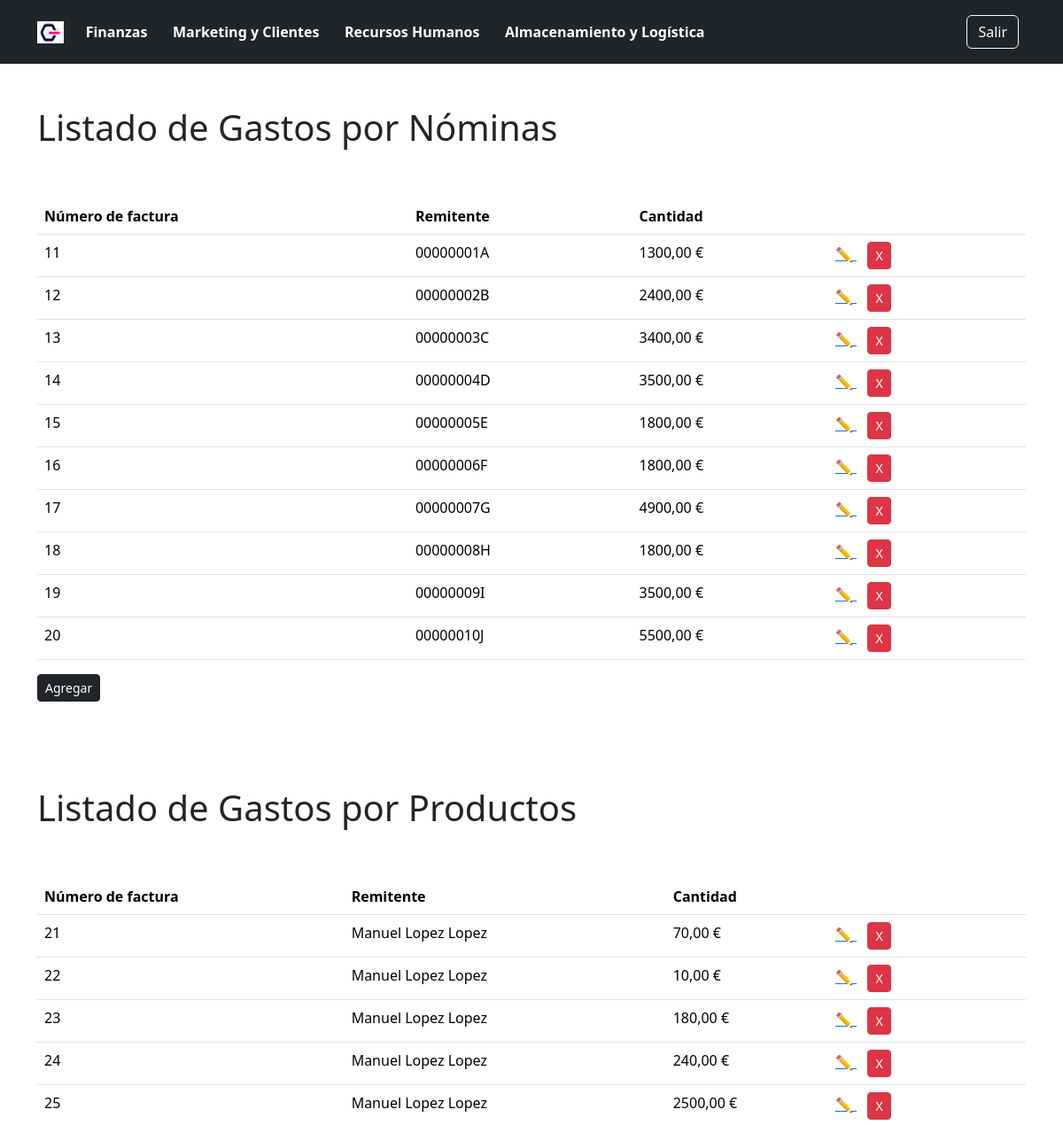
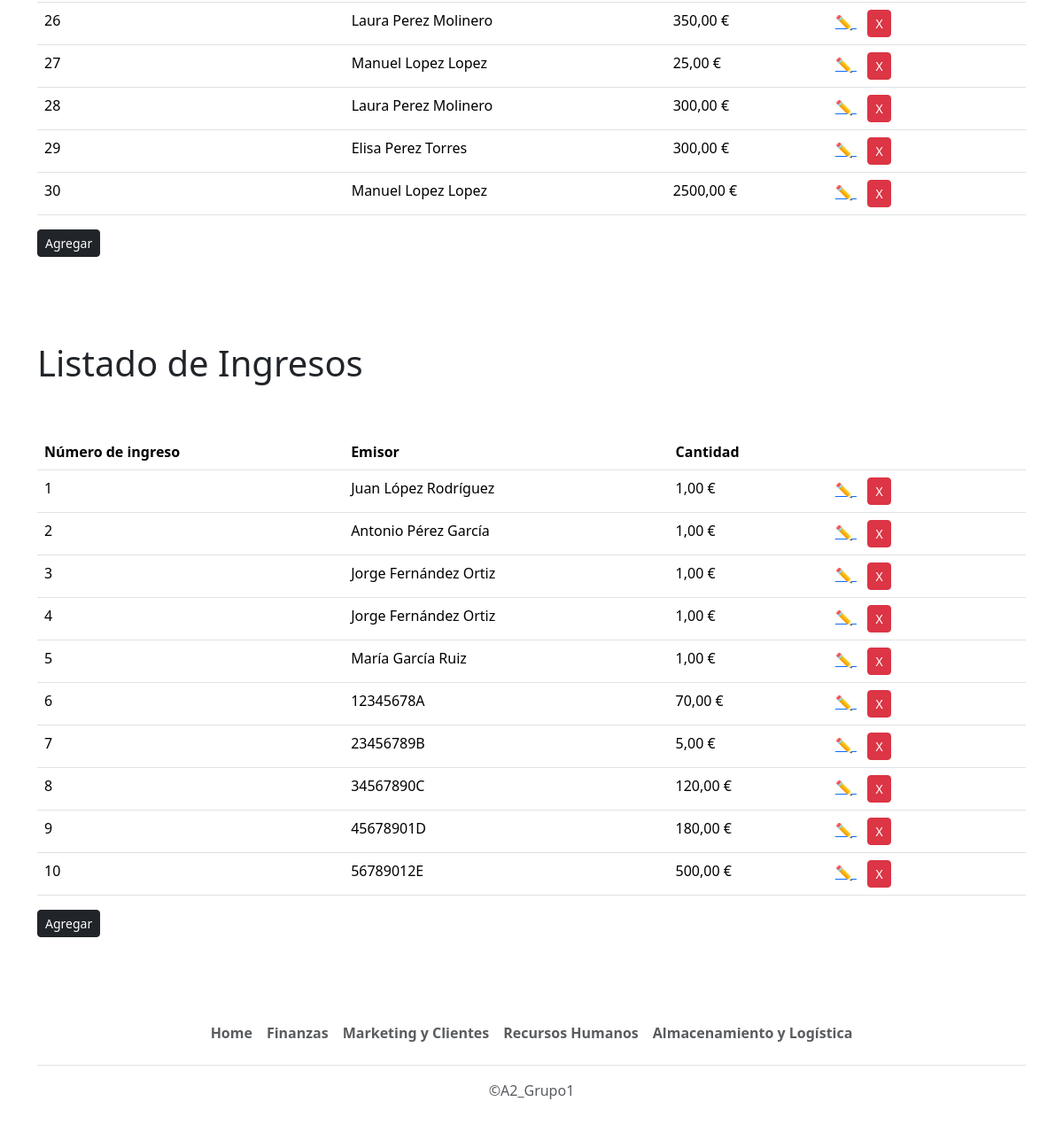
The page /finanzas/ (signed in) on the database its author committed (2 pictures, top to bottom).
### app/models.py (models this page shows, shortened)
class Gasto(models.Model):
    Num_factura = models.CharField(max_length=20, primary_key=True)
    Receptor = models.CharField(max_length=20, null=False)
    CantG = models.DecimalField(max_digits=12, decimal_places=2, null=True, validators=[MinValueValidator(limit_value=0.01, message='El campo debe ser un número mayor que 0')])
    Fecha = models.DateField(default=timezone.now, null=False)
    class Meta:
        abstract = True

class GastoN(Gasto):
    Nomina_tiene = models.ForeignKey(Nomina_tiene,on_delete=models.CASCADE)

class GastoP(Gasto):
    Producto = models.ForeignKey(Producto,on_delete=models.CASCADE)
    Almacen = models.ForeignKey(Almacen, on_delete=models.CASCADE)
    CantidadC = models.PositiveIntegerField()

class Ingreso(models.Model):
    Ref_pago = models.PositiveBigIntegerField(primary_key=True)
    Emisor = models.CharField(max_length=20, null=False)
    TipoI = models.CharField(max_length=20, null=False)
    CantI = models.DecimalField(max_digits=8, decimal_places=2, null=False, validators=[MinValueValidator(limit_value=0.01, message='El campo debe ser un número mayor que 0')])

### Dep_Finanza/views.py (the view)
# urls.py: path('', login_required(ListaMovimientos.as_view()), name= 'ListaMovimientos'),
class ListaMovimientos(ListView):
    template_name = 'finanza/lista_movimientos.html'
    context_object_name = 'movimientos'
    def get_queryset(self):
        gastosN = GastoN.objects.all()
        gastosP = GastoP.objects.all()
        ingresos = Ingreso.objects.order_by('Ref_pago')
        return {'gastosN': gastosN, 'gastosP': gastosP, 'ingresos': ingresos}

### templates/finanza/lista_movimientos.html (shortened to what this page needs)
{% extends "app/base.html" %}
{% block content %}
<body class="body-otra-pagina">
    <div class="container">
        <div class="row flex-lg-row-reverse align-items-center g-5 py-5">
            <h1>Listado de Gastos por Nóminas</h1>
            <div class="main-box clearfix">
                <div class="table-responsive">
                    <table class="table user-list">
                        <thead>
                            <tr>
                                <th><span>Número de factura</span></th>
                                <th><span>Remitente</span></th>
                                <th><span>Cantidad</span></th>
                                <th>&nbsp;</th>
                            </tr>
                        </thead>
                        <tbody>
                            {% for gasto in movimientos.gastosN %}
                                <tr>
                                    <td>{{ gasto.Num_factura }}</td>
                                    <td>{{ gasto.Receptor }}</td>
                                    <td>{{ gasto.CantG }} €</td>
                                    <td style="width: 20%;">
                                        <a class="button delete-button" href="{% url 'modificar_gasto_nomina' Num_factura=gasto.Num_factura %}">
                                            ✏️
                                        </a>&nbsp&nbsp
                                        <a class="btn btn-danger btn-sm" onclick="confirmDelete('{{ gasto.Num_factura }}', '/finanzas/eliminar_gasto_nomina/')">X</a>
                                    </td>
                                </tr>
                            {% endfor %}
                        </tbody>
                    </table>
                    <a href="agregar_gasto_nomina" role="button" class="btn btn-dark btn-sm">Agregar</a>
                </div>
            </div>
        </div>
        <div class="row flex-lg-row-reverse align-items-center g-5 py-5">
            <h1>Listado de Gastos por Productos</h1>
            <div class="main-box clearfix">
                <div class="table-responsive">
                    <table class="table user-list">
                        <thead>
                            <tr>
                                <th><span>Número de factura</span></th>
                                <th><span>Remitente</span></th>
                                <th><span>Cantidad</span></th>
                                <th>&nbsp;</th>
                            </tr>
                        </thead>
                        <tbody>
                            {% for gasto in movimientos.gastosP %}
                            <tr>
                                <td>{{ gasto.Num_factura }}</td>
                                <td>{{ gasto.Receptor }}</td>
                                <td>{{ gasto.CantG }} €</td>
                                <td style="width: 20%;">
                                    <a class="button delete-button" href="{% url 'modificar_gasto_productos' Num_factura=gasto.Num_factura %}">
                                        ✏️
                                    </a>&nbsp&nbsp
                                    <a class="button delete-button" onclick="confirmDelete('{{ gasto.Num_factura }}', '/finanzas/eliminar_gasto_productos/')">
                                        <button type="button" class="btn btn-danger btn-sm">X</button>
                                    </a>
                                </td>
                            </tr>
                            {% endfor %}
                        </tbody>
                    </table>
                    <a href="agregar_gasto_productos" role="button" class="btn btn-dark btn-sm">Agregar</a>
                </div>
            </div>
        </div>
        <div class="row flex-lg-row-reverse align-items-center g-5 py-5">
        <h1>Listado de Ingresos</h1>
            <div class="main-box clearfix">
                <div class="table-responsive">
                    <table class="table user-list">
                        <thead>
                            <tr>
                                <th><span>Número de ingreso</span></th>
                                <th><span>Emisor</span></th>
                                <th><span>Cantidad</span></th>
                                <th>&nbsp;</th>
                            </tr>
                        </thead>
                        <tbody>
                            {% for ingreso in movimientos.ingresos %}
                            <tr>
                                <td>{{ ingreso.Ref_pago }}</td>
                                <td>{{ ingreso.Emisor }}</td>
                                <td>{{ ingreso.CantI }} €</td>
                                <td style="width: 20%;">
                                    <a class="button delete-button" href="{% url 'modificar_ingreso' Ref_pago=ingreso.Ref_pago %}">
                                        ✏️
                                    </a>&nbsp&nbsp
                                    <a class="button delete-button" onclick="confirmDelete('{{ ingreso.Ref_pago }}', '/finanzas/eliminar_ingreso/')">
                                        <button type="button" class="btn btn-danger btn-sm">X</button>
                                    </a>
                                </td>
                            </tr>
                            {% endfor %}
                        </tbody>
                    </table>
                    <a href="agregar_ingreso" role="button" class="btn btn-dark btn-sm">Agregar</a>
                </div>
            </div>
        </div>
    </div>
</body>
{% endblock %}

### rows shown on the page
GastoN: Num_factura "11", Receptor "00000001A", CantG "1300,00"
GastoN: Num_factura "12", Receptor "00000002B", CantG "2400,00"
GastoN: Num_factura "13", Receptor "00000003C", CantG "3400,00"
GastoN: Num_factura "14", Receptor "00000004D", CantG "3500,00"
GastoN: Num_factura "15", Receptor "00000005E", CantG "1800,00"
GastoN: Num_factura "16", Receptor "00000006F", CantG "1800,00"
GastoN: Num_factura "17", Receptor "00000007G", CantG "4900,00"
GastoN: Num_factura "18", Receptor "00000008H", CantG "1800,00"
GastoN: Num_factura "19", Receptor "00000009I", CantG "3500,00"
GastoN: Num_factura "20", Receptor "00000010J", CantG "5500,00"
GastoP: Num_factura "21", Receptor "Manuel Lopez Lopez", CantG "70,00"
GastoP: Num_factura "22", Receptor "Manuel Lopez Lopez", CantG "10,00"
GastoP: Num_factura "23", Receptor "Manuel Lopez Lopez", CantG "180,00"
GastoP: Num_factura "24", Receptor "Manuel Lopez Lopez", CantG "240,00"
GastoP: Num_factura "25", Receptor "Manuel Lopez Lopez", CantG "2500,00"
GastoP: Num_factura "26", Receptor "Laura Perez Molinero", CantG "350,00"
GastoP: Num_factura "27", Receptor "Manuel Lopez Lopez", CantG "25,00"
GastoP: Num_factura "28", Receptor "Laura Perez Molinero", CantG "300,00"
GastoP: Num_factura "29", Receptor "Elisa Perez Torres", CantG "300,00"
GastoP: Num_factura "30", Receptor "Manuel Lopez Lopez", CantG "2500,00"
Ingreso: Ref_pago "1", Emisor "Juan López Rodríguez", CantI "1,00"
Ingreso: Ref_pago "2", Emisor "Antonio Pérez García", CantI "1,00"
Ingreso: Ref_pago "3", Emisor "Jorge Fernández Ortiz", CantI "1,00"
Ingreso: Ref_pago "4", Emisor "Jorge Fernández Ortiz", CantI "1,00"
Ingreso: Ref_pago "5", Emisor "María García Ruiz", CantI "1,00"
Ingreso: Ref_pago "6", Emisor "12345678A", CantI "70,00"
Ingreso: Ref_pago "7", Emisor "23456789B", CantI "5,00"
Ingreso: Ref_pago "8", Emisor "34567890C", CantI "120,00"
Ingreso: Ref_pago "9", Emisor "45678901D", CantI "180,00"
Ingreso: Ref_pago "10", Emisor "56789012E", CantI "500,00"
